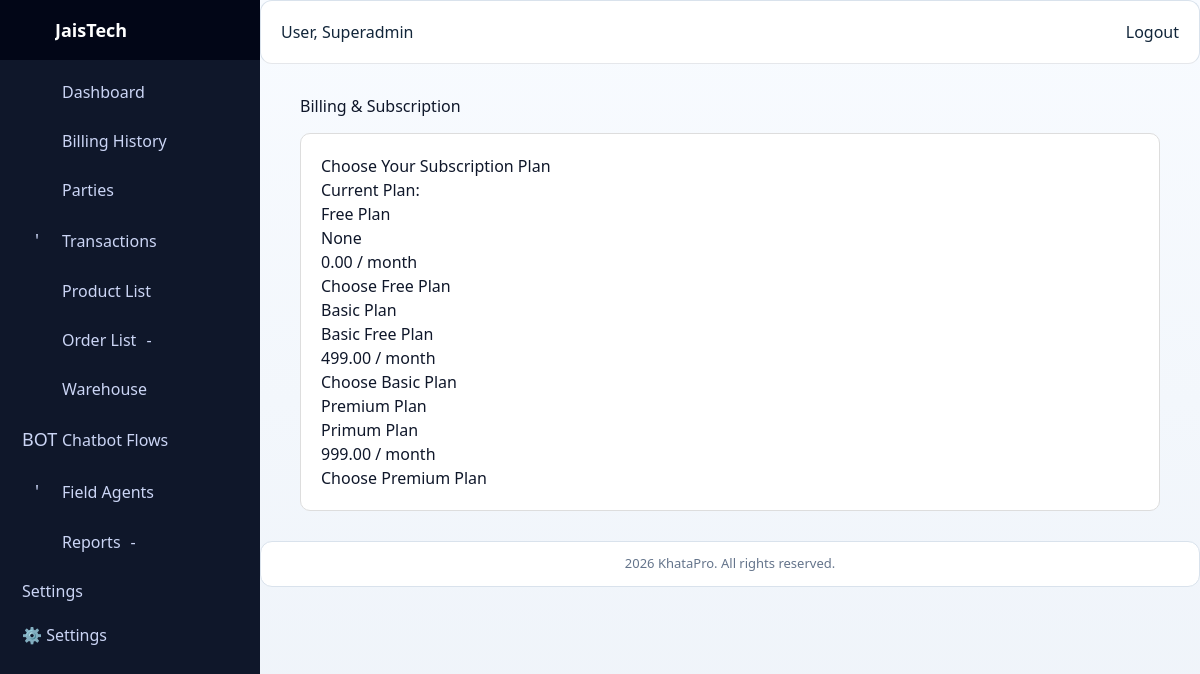
The app's page /billing/choose-plan/ (signed in) with its own data.
### accounts/models.py (models this page shows, shortened)
class User(AbstractUser):
    username = models.CharField(max_length=150, blank=True, null=True)
    mobile = models.CharField(max_length=15, unique=True, blank=True, null=True)
    email = models.EmailField(unique=True)
    email_verified = models.BooleanField(default=False)
    mobile_verified = models.BooleanField(default=False)
    is_social_login = models.BooleanField(default=False)
    is_otp_verified = models.BooleanField(default=False)
    groups = models.ManyToManyField(
        Group,
        related_name="custom_user_set",
        blank=True,
        help_text="Groups this user belongs to.",
        verbose_name="groups",
    )
    user_permissions = models.ManyToManyField(
        Permission,
        related_name="custom_user_permissions_set",
        blank=True,
        help_text="Specific permissions for this user.",
        verbose_name="user permissions",
    )
    USERNAME_FIELD = "email"  # login by email
    REQUIRED_FIELDS = ["username", "mobile"]

### billing/models.py (models this page shows, shortened)
class Plan(models.Model):
    name = models.CharField(max_length=100)
    price = models.DecimalField(max_digits=10, decimal_places=2, default=0.00)
    price_monthly = models.DecimalField(max_digits=10, decimal_places=2, default=0.00)
    price_yearly = models.DecimalField(max_digits=10, decimal_places=2, default=0.00)
    discount_percent = models.PositiveIntegerField(default=0)
    trial_days = models.PositiveIntegerField(default=0)
    slug = models.SlugField(max_length=50, unique=True, blank=True)
    description = models.TextField(blank=True, null=True)
    created_at = models.DateTimeField(auto_now_add=True)
    updated_at = models.DateTimeField(auto_now=True)
    active = models.BooleanField(default=True)
    groups = models.ManyToManyField(Group, blank=True, related_name="plans")
    feature_toggle = models.OneToOneField(
        "billing.FeatureToggle",
        on_delete=models.CASCADE,
        null=True,
        blank=True,
        related_name="plan"
    )
    features = models.ManyToManyField(
        "billing.FeatureRegistry",
        through="billing.PlanFeature",
        blank=True,
        related_name="plans"
    )
    class Meta:
        ordering = ["price"]

### billing/views.py (the view, shortened to what this page needs)
# urls.py: path("choose-plan/", views.choose_plan, name="choose_plan"),
@login_required
def choose_plan(request):
    plans = Plan.objects.filter(active=True)
    return render(request, "billing/choose_plan.html", {"plans": plans})

### billing/services.py (called while the page is built, shortened)
def user_has_feature(user, feature_key):
    if user.is_superuser:
        return True

### billing/templatetags/feature_tags.py (called while the page is built)
@register.simple_tag(takes_context=True)
def feature_allowed(context, feature_key):
    user = context.get("request").user
    if not user or not user.is_authenticated:
        return False
    return user_has_feature(user, feature_key)

### system_mode/context_processors.py (called while the page is built)
def system_mode_context(request):
    context = getattr(request, "system_mode_context", None)
    if context is None:
        context = build_request_mode_context(request)
    return {
        "system_mode": context,
        "system_mode_name": context.get("current_mode", "DESKTOP"),
        "system_mode_locked": bool(context.get("is_locked", False)),
        "resolved_system_mode": context.get("resolved_mode", "DESKTOP"),
        "resolved_system_mode_css": context.get("resolved_mode_css", "desktop"),
        "system_route_profile": context.get("route_profile", {}),
    }

### system_mode/models.py (called while the page is built)
    @classmethod
    def get_solo(cls, for_update=False):
        qs = cls.objects
        if for_update:
            qs = qs.select_for_update()
        instance = qs.filter(pk=1).first()
        if instance:
            return instance
        with transaction.atomic():
            locked = cls.objects.select_for_update().filter(pk=1).first()
            if locked:
                return locked
            return cls.objects.create(pk=1, current_mode=cls.Mode.DESKTOP)

### system_mode/services.py (called while the page is built)
def serialize_system_mode(mode_obj: SystemMode) -> dict[str, Any]:
    return {
        "current_mode": mode_obj.current_mode,
        "is_locked": bool(mode_obj.is_locked),
        "updated_by_id": mode_obj.updated_by_id,
        "updated_at": mode_obj.updated_at.isoformat() if mode_obj.updated_at else None,
    }

def get_system_mode_state(force_refresh: bool = False) -> dict[str, Any]:
    if not force_refresh:
        cached = cache.get(CACHE_KEY)
        if cached:
            return cached
    try:
        mode_obj = SystemMode.get_solo()
        payload = serialize_system_mode(mode_obj)
    except OperationalError:
        payload = {
            "current_mode": SystemMode.Mode.DESKTOP,
            "is_locked": False,
            "updated_by_id": None,
            "updated_at": None,
        }
    cache.set(CACHE_KEY, payload, CACHE_TTL_SECONDS)
    return payload

### billing/templates/billing/choose_plan.html (shortened to what this page needs)
{% extends "billing/base.html" %}
{% load static %}
{% block billing_content %}
<h2 class="billing-title">Choose Your Subscription Plan</h2>
<p class="current-plan">Current Plan: <strong>{{ current_plan.name }}</strong></p>
<div class="plan-container">
    {% for plan in plans %}
    <div class="plan-card">
        <h3 class="plan-name">{{ plan.name }}</h3>
        <p class="plan-description">{{ plan.description }}</p>
        <div class="plan-price">
            {{ plan.price }} <span>/ month</span>
        </div>
        <div class="plan-actions">
            {% if current_plan.id == plan.id %}
                <button class="btn-active" disabled>Active</button>
            {% else %}
                <form method="post">
                    <button type="submit" class="btn-select" name="plan_id" value="{{ plan.id }}">
                        Choose {{ plan.name }}
                    </button>
                </form>
            {% endif %}
        </div>
    </div>
    {% endfor %}
</div>
{% endblock %}

### templates/core/base_ui.html (shortened to what this page needs)
{% load static %}
<!DOCTYPE html>
<html lang="en">
<head>
    <link href="https://cdn.jsdelivr.net/npm/bootstrap-icons/font/bootstrap-icons.css" rel="stylesheet">
    <link href="https://cdn.jsdelivr.net/npm/tailwindcss@2.2.19/dist/tailwind.min.css" rel="stylesheet">
    <link rel="stylesheet" href="{% static 'css/dashboard.css' %}">
    <link rel="stylesheet" href="{% static 'css/sidebar.css' %}">
    <link rel="stylesheet" href="{% static 'css/unified-theme.css' %}">
    <link rel="stylesheet" href="{% static 'css/master_ui_system.css' %}">
    <link rel="stylesheet" href="{% static 'css/pc_add_mode.css' %}">
</head>
{% with resolved_system_mode_css|default:'desktop' as mode_css %}
<body class="{{ ui.theme_mode|default:'light' }}{% if hide_sidebar %} no-sidebar{% endif %} {% if mode_css == 'pos' %}mode-pos{% elif mode_css == 'tablet' %}mode-tablet{% elif mode_css == 'mobile' %}mode-mobile{% else %}mode-pc{% endif %}"
      data-system-mode="{{ resolved_system_mode|default:system_mode_name|default:'DESKTOP' }}"
      data-system-mode-locked="{{ system_mode_locked|default:'0' }}">
{% endwith %}
<div class="layout">
    {% if not hide_sidebar %}
        {% include "core/sidebar.html" %}
    {% endif %}
    <div class="main-content">
        <nav class="topbar">
            <span>User, {{ request.user.username }}</span>
            {% if request.user.is_authenticated %}
                <a class="btn-logout" href="{% url 'accounts:logout' %}">
                    Logout
                </a>
            {% endif %}
        </nav>
        <main class="page-content">
            {% block content %}{% endblock %}
        </main>
        <footer class="footer">
             {% now "Y" %} KhataPro. All rights reserved.
        </footer>
    </div>
</div>
</body>
</html>

### static/css/dashboard.css (style rules this page uses)
* { box-sizing: border-box; }
html, body { margin: 0; padding: 0; height: 100%; font-family: system-ui, -apple-system, Segoe UI, Roboto, Arial, sans-serif; background: #f4f6fb; overflow-x: hidden; }
.main-content { margin-left: 240px; width: 100%; min-height: 100vh; transition: margin-left 0.3s ease; background: #f5f7fb; }
.layout { display: flex; }
.main-content > nav { height: 64px; background: #ffffff; border-bottom: 1px solid #e5e7eb; padding: 0 20px; display: flex; align-items: center; justify-content: space-between; }
footer { margin-top: auto; padding: 12px; text-align: center; font-size: 13px; color: #64748b; background: #ffffff; border-top: 1px solid #e5e7eb; }

### static/css/sidebar.css (style rules this page uses)
.main-content { margin-left: 260px; transition: margin-left 0.3s ease; }

### static/css/unified-theme.css (style rules this page uses)
:root { --uc-bg: #f4f7fb; --uc-surface: #ffffff; --uc-border: #d9e2ec; --uc-text: #12263a; --uc-muted: #5f6c7b; --uc-brand: #0b6bcb; --uc-brand-2: #0f9d7a; --uc-danger: #c03b3b; --uc-warning: #b7791f; }
body { background: var(--uc-bg); color: var(--uc-text); }
.main-content { background: linear-gradient(180deg, #f8fbff, #eef3f9); }
.topbar, .footer { background: var(--uc-surface); border: 1px solid var(--uc-border); border-radius: 12px; }

### static/css/master_ui_system.css (style rules this page uses)
:root { --ui-primary: #123a8f; --ui-primary-dark: #0f2f73; --ui-secondary: #f58b1f; --ui-secondary-dark: #d97108; --ui-danger: #c03b3b; --ui-outline: #64748b; --ui-surface: #ffffff; --ui-surface-soft: #f4f7fc; --ui-border: #d8e0ee; --ui-text: #0f172a; --ui-muted: #475569; --ui-radius: 6px; --ui-shadow: 0 10px 26px rgba(15, 23, 42, 0.08); }
.page-content { color: var(--ui-text); padding: 10px 12px; }
.page-content .btn, .page-content button, .page-content input[type="submit"], .page-content input[type="button"] { border-radius: var(--ui-radius) !important; }

### records on screen
User: user.username "Superadmin"
Plan: name "Free Plan", description "None", price "0.00", {{ plan.id }} 3 (drawn)
Plan: name "Basic Plan", description "Basic Free Plan", price "499.00", {{ plan.id }} 1 (drawn)
Plan: name "Premium Plan", description "Primum Plan", price "999.00", {{ plan.id }} 2 (drawn)

### other values on screen
{{ company.company_name|default:"JaisTech" }} "JaisTech"
